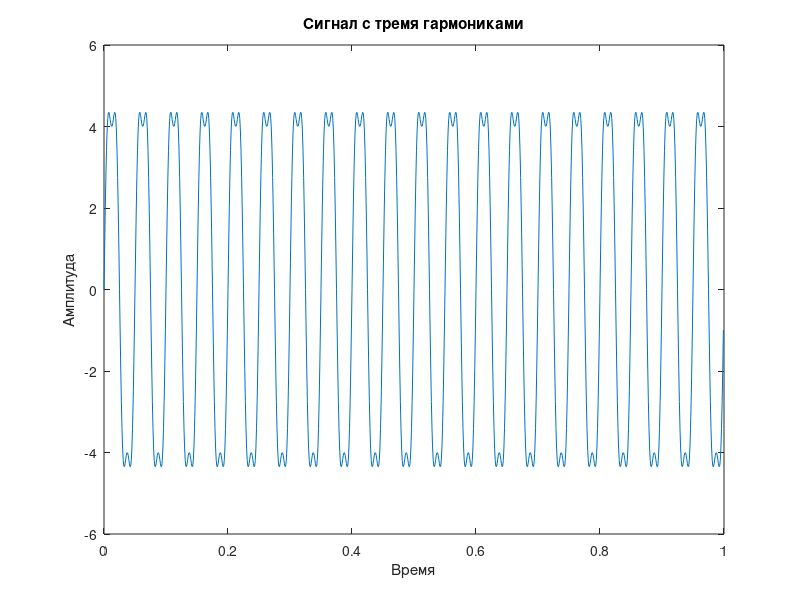
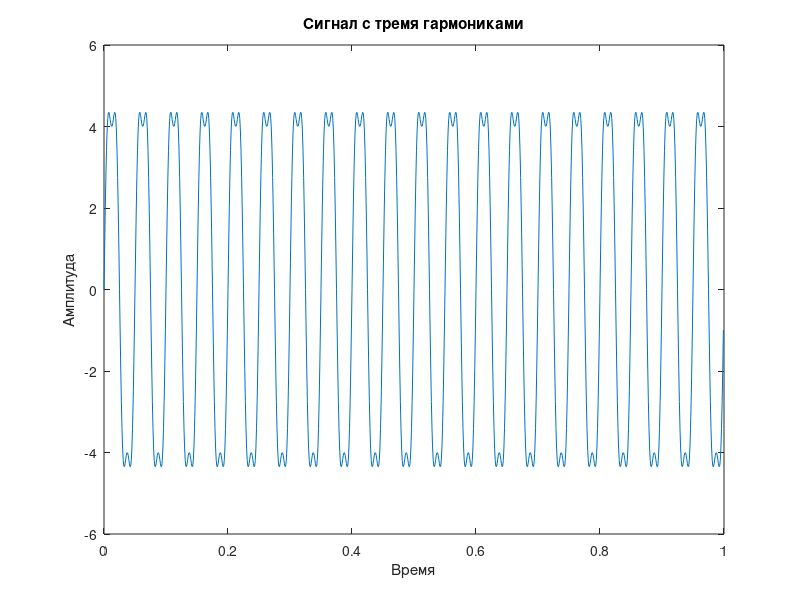

MATLAB code to generate these figures, in order: (Note: this script raises an error after producing the figures.)
%% Digital processing
clear; clc; close all;
%% Creating a signal
Fs = 1000;  % Частота дискретизации
T = 1/Fs;  % Временной интервал
L = 1000;  % Длина сигнала

t = (0:L-1) * T;  % Временная ось
f = (0:L-1) * (Fs / L);  % Частотная ось

% Временной сигнал с тремя гармониками
S1 = 2; % Амплитуда первой гармоники
S2 = 3; % Амплитуда второй гармоники
S3 = 1; % Амплитуда третьей гармоники

f1 = 20; % Частота первой гармоники
f2 = 20; % Частота второй гармоники
f3 = 60; % Частота третьей гармоники

% Генерация сигнала на основе гармоник
signal = S1 * sin(2*pi*f1*t) + S2 * sin(2*pi*f2*t) + S3 * sin(2*pi*f3*t);

% Отображение графика сигнала
sig_without_noise = plot(t, signal);
xlabel('Время')
ylabel('Амплитуда')
title('Сигнал с тремя гармониками')

saveas(sig_without_noise, 'sig_without_noise.png');
saveas(sig_without_noise, 'sig_without_noise.fig');
%% Noise generation
SNR = 40; %  отношение сигнал-шум (dB)
noise = OnlyNoiseGenerator(SNR);
rng('default');
noised_signal = NoiseGenerator(signal, SNR);

tiledlayout(2,1)
ax1 = nexttile;
plot(ax1, t, noise);
title('Шум');

ax2 = nexttile;
s2 = plot(ax2, t, noised_signal);
title('Зашумленный сигнал');

saveas(s2, 'Noise_sig.png');
saveas(s2, 'Noise_sig.fig');
%% Powers of signals
P_signal = PowerSignal(signal);
P_noise = PowerSignal(noise);
P_noisedSignal = PowerSignal(noised_signal);
%% Parseval theorem
% Рассчет преобразования Фурье для исходного сигнала - signal
SignalSpec = fft(signal); % Преобразование Фурье исходного сигнала
Sig_spec = plot(f, abs(SignalSpec));

% вычислим спектры шума NoiseSpec и спектр результирующего сигнала NoisedSignalSpec
SignalSpec = fft(signal);
NoiseSpec = fft(noise);
NoisedSignalSpec = fft(noised_signal);

P_signal_spec = PowerSignal(SignalSpec);
P_noise_spec = PowerSignal(NoiseSpec);
P_noised_spec = PowerSignal(NoisedSignalSpec);

fprintf('%f\n', abs((length(signal) * P_signal - P_signal_spec)) / P_signal_spec);
fprintf('%f\n', abs((length(signal) * P_noise - P_noise_spec)) / P_noise_spec);
fprintf('%f\n', abs((length(signal) * P_noisedSignal - P_noised_spec)) / P_noised_spec);

if (abs((length(signal) * P_signal - P_signal_spec)) / P_signal_spec <= 0.1)
    fprintf('%s\n', 'True');
else
    fprintf('%s\n', 'False');
end

if (abs((length(signal) * P_noise - P_noise_spec)) / P_noise_spec <= 0.1)
    fprintf('%s\n', 'True');
else
    fprintf('%s\n', 'False');
end

if (abs((length(signal) * P_noisedSignal - P_noised_spec)) / P_noised_spec <= 0.1)
    fprintf('%s\n', 'True');
else
    fprintf('%s\n', 'False');
end
%% Signal filtering
% BandPass filter
FilteredNoisedSignal = FilterSignal(NoisedSignalSpec, f);

tiledlayout(2,1)
ax1 = nexttile;
plot(ax1, f, real(NoisedSignalSpec));
title('Зашумлённый сигнал');

ax2 = nexttile;
s3 = plot(ax2, f, real(FilteredNoisedSignal));
title('Зашумленный сигнал после BandPass фильтра');

saveas(s3, 'Filtering_signal.png');
saveas(s3, 'Filtering_signal.fig');
%% SNR comparison
% NoisedSignal SNR
SNR_NS = 10 * log10(P_signal / P_noise);
fprintf('%s%f%s\n', "Отношение сигнал-шум у зашумленного сигнала: ", SNR_NS, ' dB');
% FilteredNoisedSignal SNR
P_filter_signal = PowerSignal(FilterSignal(SignalSpec, f));
P_filter_noise = PowerSignal(FilterSignal(NoiseSpec, f));
SNR_FNS = 10 * log10(P_filter_signal / P_filter_noise);
fprintf('%s%f%s\n', "Отношение сигнал-шум у зашумленного сигнала после полосовой фильтрации: ", SNR_FNS, ' dB');
%% Conclusion
% Можно увидеть, что отношение сигнал-шум(SNR) у зашумленного сигнала после
% BandPass фильтра выше на 12.672117 dB, следовательно качество
% зашумленного сигнала после полосовой фильтрации увеличивается
